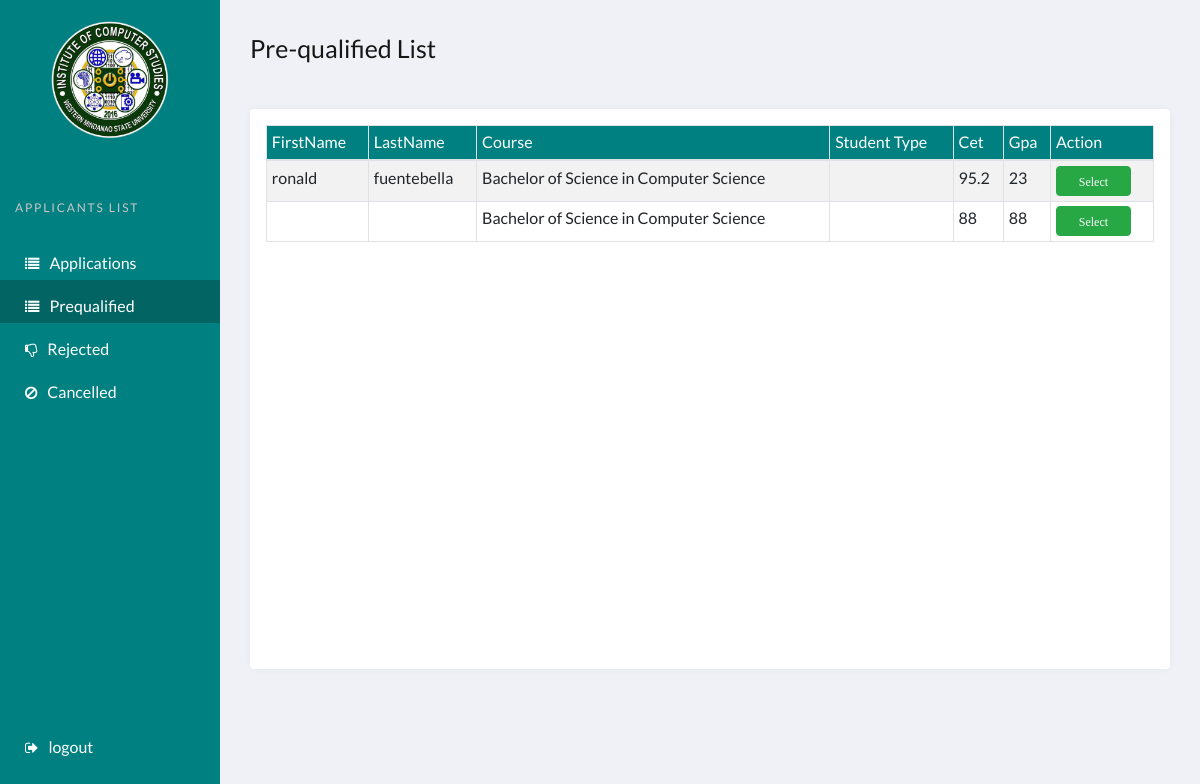
/evaluator/ics.evaluator.pre.php (signed in), run on an earlier commit of the app's database.
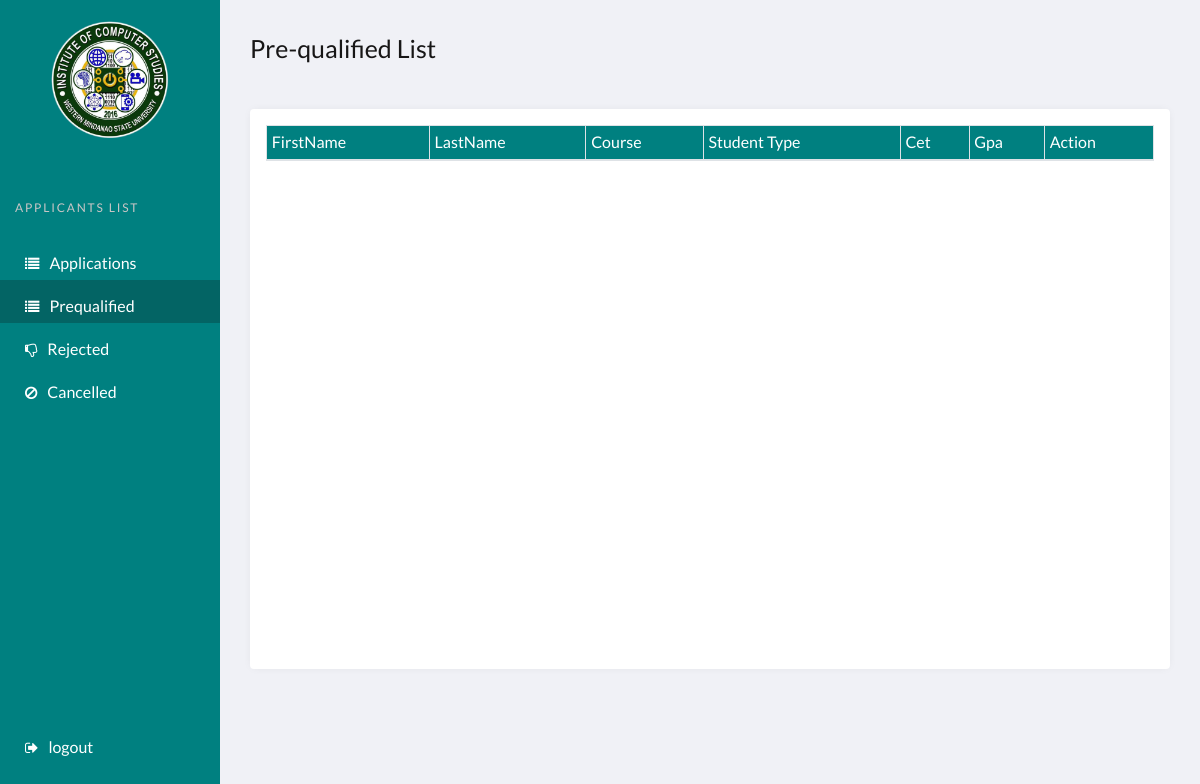
And on a later commit of the database.
### tables this page shows
CREATE TABLE `selectedcourse` (
  `id` int(11) NOT NULL,
  `user_id` int(11) NOT NULL,
  `course_id` int(11) NOT NULL,
  `file_id` int(11) NOT NULL,
  `userStatus` varchar(100) DEFAULT NULL,
  `date` varchar(200) NOT NULL,
  `ic` varchar(100) DEFAULT NULL,
  `average` float DEFAULT NULL,
  `inter_score` int(100) DEFAULT NULL
);

CREATE TABLE `users` (
  `id` int(11) NOT NULL,
  `applicantid` int(11) DEFAULT NULL,
  `username` varchar(100) NOT NULL,
  `fname` varchar(100) NOT NULL,
  `lname` varchar(100) NOT NULL,
  `email` varchar(100) NOT NULL,
  `user_type` varchar(100) NOT NULL,
  `password` varchar(100) NOT NULL,
  `studentType` varchar(100) DEFAULT NULL
);

CREATE TABLE `coursestbl` (
  `course_id` int(11) NOT NULL,
  `course_name` varchar(255) NOT NULL,
  `course_description` varchar(1000) NOT NULL,
  `college_id` int(11) NOT NULL,
  `course_img` text DEFAULT NULL,
  `quota` int(200) DEFAULT NULL,
  `waiting` int(200) DEFAULT NULL,
  `cet_req` float DEFAULT NULL,
  `gpa_req` float DEFAULT NULL
);

CREATE TABLE `attachment` (
  `id` int(11) NOT NULL,
  `cet_path` text NOT NULL,
  `gmoral_path` text NOT NULL,
  `gpa_path` text NOT NULL,
  `shiftee_path` text DEFAULT NULL,
  `user_id` int(100) NOT NULL,
  `cetValue` varchar(100) NOT NULL,
  `gpaValue` varchar(100) NOT NULL
);

### evaluator/ics.evaluator.pre.php (the view, shortened to what this page needs)
<?php
include('action/assign.php');
?>
<!DOCTYPE html>
<html lang="en">
<head>
    <link rel="stylesheet" href="../bootstrap4/css/bootstrap.min.css">
    <link href="//maxcdn.bootstrapcdn.com/font-awesome/4.7.0/css/font-awesome.min.css" rel="stylesheet">
    <link rel="stylesheet" href="../css/ics.style.css">
    <link rel="stylesheet" href="../css/btn.admin.css">
    <link rel="stylesheet" type="text/css" href="../DataTables/datatables.css">
</head>
<body>
    <?php  if (isset($_SESSION['user'])) : ?>
    <header class="page-header">
        <nav>
          <a href="../index.html">
            <img class="logo mx-auto" src="../seal/logo.png" alt="ics logo">
          </a>
          <ul class="admin-menu">
            <li class="menu-heading">
              <h3>APPLICANTS LIST</h3>
            </li>
            <li>
                <a href="ics.evaluator.main.php">
                    <i class="fa fa-list" aria-hidden="true"><span>Applications</span></i>
                </a>
            </li>
            <li>
              <a href="ics.evaluator.pre.php" class="active">
                <i class="fa fa-list" aria-hidden="true"><span>Prequalified</span></i>
              </a>
            </li>
            <li>
              <a href="ics.evaluator.rej.php">
                <i class="fa fa-thumbs-o-down" aria-hidden="true"><span>Rejected</span></i>
              </a>
            </li>
            <li>
              <a href="ics.evaluator.cancel.php">
              <i class="fa fa-ban" aria-hidden="true"><span>Cancelled</span></i>
              </a>
            </li>
            <li>
              <a href="../index.php?logout='1'">
                <i class="fa fa-sign-out"><span>logout</span></i>
              </a>
            </li>
          </ul>
        </nav>
      </header>
      <?php endif ?>
      <section class="page-content">
        <section class="btn-group">
          <p class="section-name">Pre-qualified List</p>
        </section>
        <section class="grid">
          <article>
          <div class="table table-responsive-sm table-responsive-md table-responsive-lg table-responsive-xl mx-3 my-3">
                <table class="table table-sm table-striped table-bordered table-hover" id="printable-table">
                    <thead class="thead">
                    <?php $results = mysqli_query($db, "SELECT * from selectedcourse LEFT JOIN users ON selectedcourse.user_id = users.id
                     LEFT JOIN coursestbl ON selectedcourse.course_id = coursestbl.course_id
                     LEFT JOIN attachment ON selectedcourse.file_id = attachment.id WHERE userStatus='VERIFIED' AND college_id='1'")?>
                        <tr>
                            <th>FirstName</th>
                            <th>LastName</th>
                            <th>Course</th>
                            <th>Student Type</th>
                            <th>Cet</th>
                            <th>Gpa</th>
                            <th>Action </th>
                        </tr>
                    </thead>
                    <tbody class="tbody">
                    <?php while ($row = mysqli_fetch_array($results)) { ?>
                            <tr>
                          <td><?php echo $row['fname']; ?> </td>
                          <td><?php echo $row['lname']; ?> </td>
                          <td><?php echo $row['course_name']; ?></td>
                          <td><?php echo $row['studentType']; ?></td>
                          <td><?php echo $row['cetValue']; ?></td>
                          <td><?php echo $row['gpaValue']; ?></td>
                          <td>
                              <button class="btn btn-success selectbtn">Select</button>
                         </td>
                        </tr>
                          <?php
                            }
                         ?>
                    </tbody>
                </table>
          </article>
        </section>
      </section>
</body>
</html>

What changed in the data, as far as the page shows it:
removed selectedcourse: user.fname "ronald", user.lname "fuentebella", course.course_name "Bachelor of Science in Computer Science", attachment.cetValue "95.2", attachment.gpaValue "23"
removed selectedcourse: course.course_name "Bachelor of Science in Computer Science", attachment.cetValue "88", attachment.gpaValue "88"
